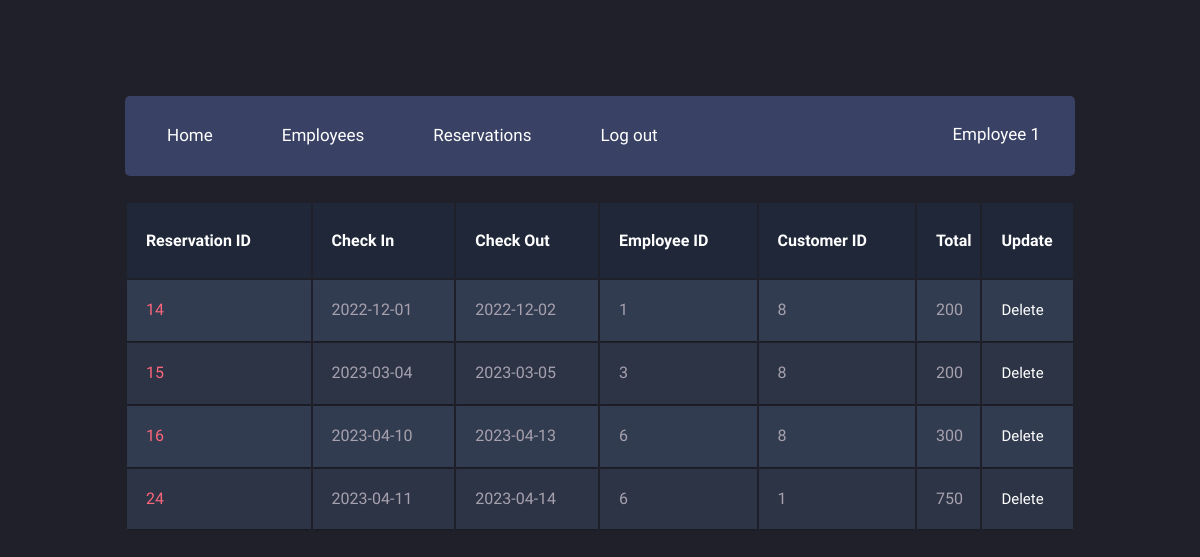
/managers/reservations.php (signed in), run on an earlier commit of the app's database.
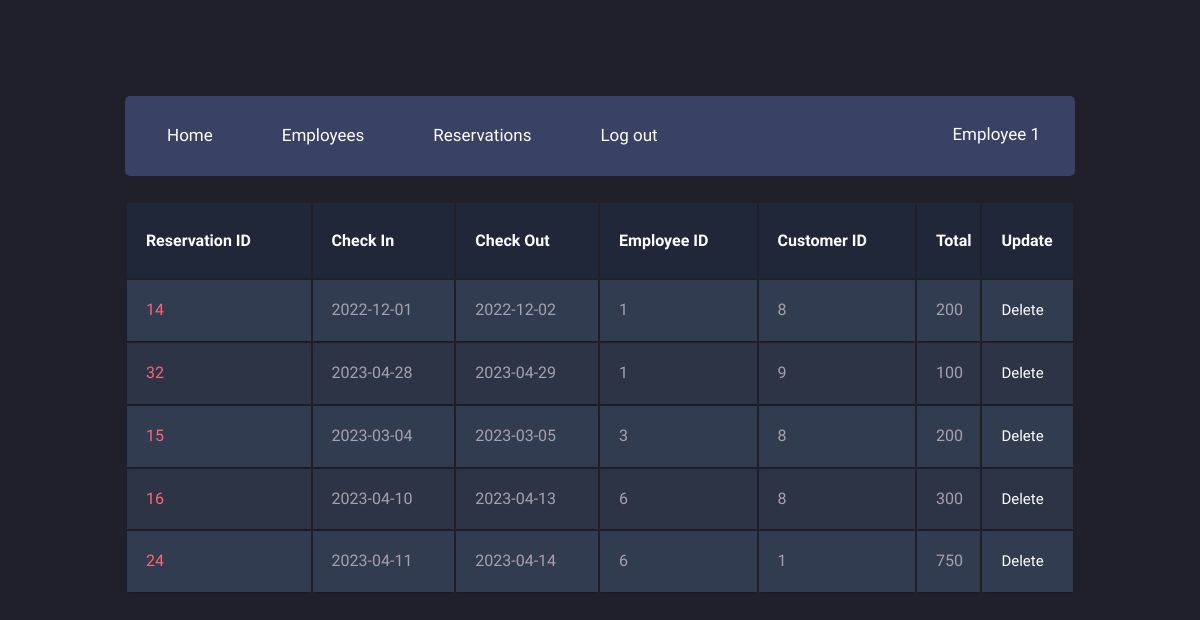
And on a later commit of the database.
### tables this page shows
CREATE TABLE `Reservations` (
  `resID` int(11) NOT NULL,
  `checkInDate` date NOT NULL,
  `checkOutDate` date NOT NULL,
  `reservedDate` date NOT NULL,
  `Employees_empID` int(11) NOT NULL,
  `Customers_cusID` int(11) NOT NULL
);

### managers/reservations.php (the view, shortened to what this page needs)
<?php
    $hotelID = $_SESSION['Hotels_hotelID'];
    include "../db_connect.php";
    $sql = "SELECT *
            from reservations inner join employees
            on employees_empID = empID
            where hotels_hotelID = '$hotelID';";
    $result = $conn->query($sql);
?>
<!DOCTYPE html>
<html>
    <head>
        <link rel="stylesheet" href="menu.css">
        <link rel="stylesheet" href="table.css">
    </head>
    <body>
        <div class="main-container">
            <header class="block">
                <ul class="header-menu horizontal-list">
                    <li>
                        <a class="header-menu-tab" href="home.php"><span class="icon fontawesome-user scnd-font-color"></span>Home</a>
                    </li>
                    <li>
                        <a class="header-menu-tab" href="employees.php"><span class="icon fontawesome-user scnd-font-color"></span>Employees</a>
                    </li>
                    <li>
                        <a class="header-menu-tab" href="reservations.php"><span class="icon fontawesome-star-empty scnd-font-color"></span>Reservations</a>
                    </li>
                    <li>
                        <a class="header-menu-tab" href="../account/logout.php"><span class="icon fontawesome-envelope scnd-font-color"></span>Log out</a>
                    </li>
                </ul>
                <div class="profile-menu">
                    <p><?php echo $_SESSION['empName']; ?> <a href=""><span class="entypo-down-open scnd-font-color"></span></a></p>
                </div>
            </header>
            <table class="container">
                <thead>
                    <tr>
                        <th><h1>Reservation ID</h1></th>
                        <th><h1>Check In</h1></th>
                        <th><h1>Check Out</h1></th>
                        <th><h1>Employee ID</h1></th>
                        <th><h1>Customer ID</h1></th>
                        <th><h1>Total</h1></th>
                        <th><h1>Update</h1></th>
                    </tr>
                </thead>
                <tbody>
                    <?php
                        if ($result->num_rows > 0) {
                            while ($row = $result->fetch_assoc()) {
                    ?>
                                <tr>
                                    <td><?php echo $row['resID']; ?> </td>
                                    <td><?php echo $row['checkInDate']; ?> </td>
                                    <td><?php echo $row['checkOutDate']; ?> </td>
                                    <td><?php echo $row['Employees_empID']; ?> </td>
                                    <td><?php echo $row['Customers_cusID']; ?> </td>
                                    <td><?php
                                        $resID = $row['resID'];
                                        $sql1 = "SELECT sum(price) * (checkOutDate - checkInDate) as total
                                                from rooms_has_reservations rhs inner join rooms r inner join reservations rs
                                                on  rhs.rooms_roomID = r.roomID
                                                and rhs.Rooms_hotels_hotelID = r.hotels_hotelID
                                                and rhs.reservations_resID = rs.resID
                                                where rhs.reservations_resID = '$resID';";
                                        $result1 = $conn->query($sql1);
                                        $row1 = $result1->fetch_assoc();
                                        echo $row1['total'];
                                    ?> </td>
                                    <td>
                                        <a class = "btn btn-danger" href = "deleteReservations.php?id=<?php echo $row['resID']; ?>">
                                        Delete</a>
                                    </td>
                                </tr>
                    <?php
                            }
                        }
                    ?>
                </tbody>
            </table>
        </div>
    </body>
</html>

What changed in the data, as far as the page shows it:
added reservations: resID "32", checkInDate "2023-04-28", checkOutDate "2023-04-29", Employees_empID "1", Customers_cusID "9", total "100"
